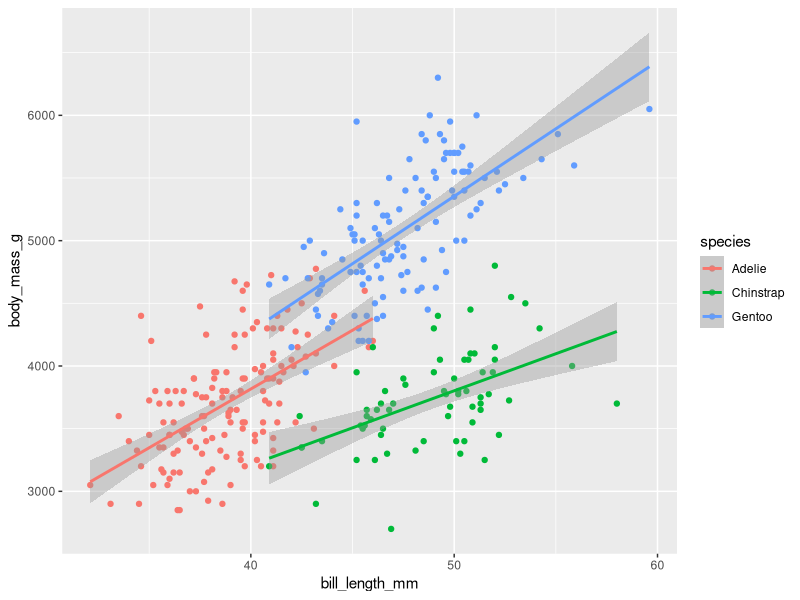

Write R code to recreate this figure.
## ---- chunk 1
#| include: false

library(palmerpenguins)
library(dplyr)
library(ggplot2)
## ---- chunk 2
palmerpenguins::penguins %>%
  group_by(species, sex) %>%
  summarise(
    across(
      where(is.numeric), 
      \(x) mean(x, na.rm = TRUE)
      )
    ) %>%
  knitr::kable()
## ---- chunk 3
palmerpenguins::penguins %>%
  filter(complete.cases(.)) %>%
  ggplot(aes(x = bill_length_mm, y = body_mass_g, color = species)) +
  geom_point() + 
  geom_smooth(method = "lm")
